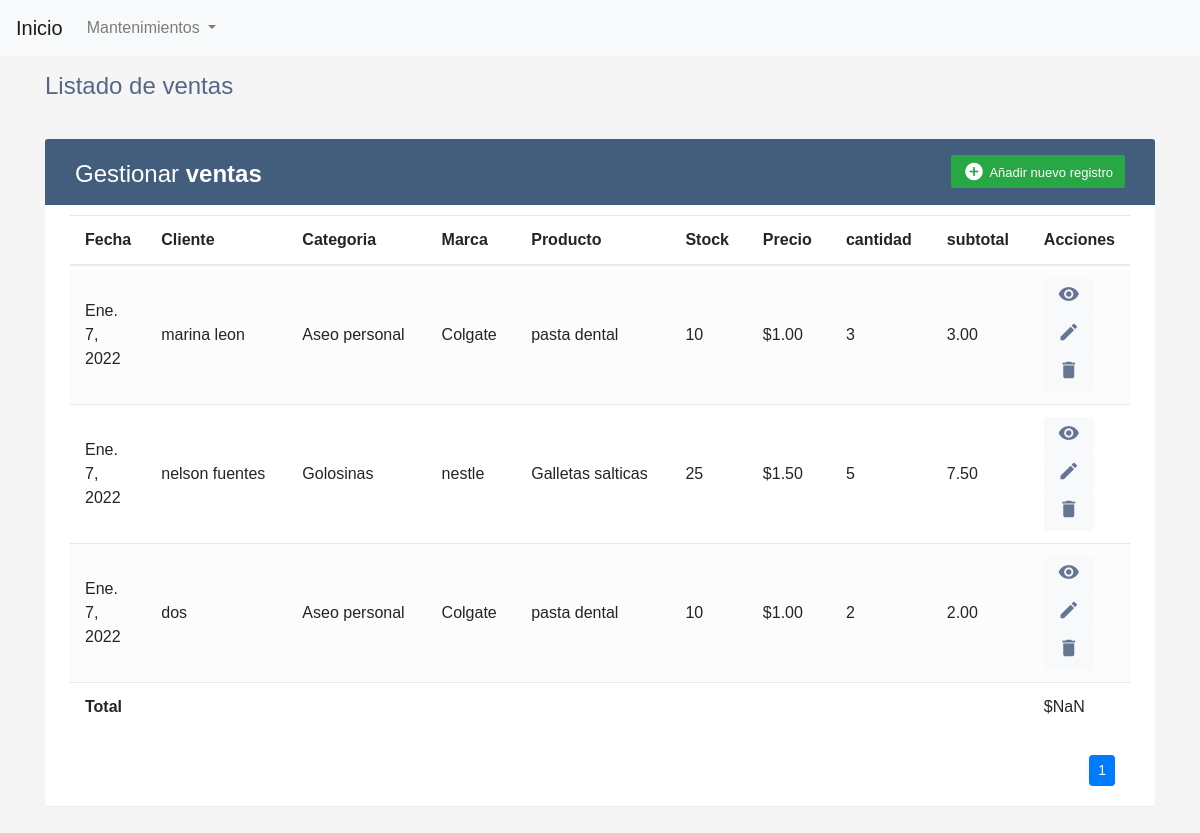
Page /venta/ on the committed database.
### venta/models.py (models this page shows, shortened)
class Venta(models.Model):
    fecha = models.DateField("Fecha de venta", auto_now=True, auto_now_add=False)
    cliente = models.CharField("Cliente", max_length=100)
    producto = models.ForeignKey(Producto, verbose_name=("Producto"), on_delete=models.PROTECT)
    cantidad = models.IntegerField(("Cantidad"))
    class Meta:
        verbose_name = ("Venta")
        verbose_name_plural = ("Ventas")
    def subtotal(self):
        subtotal = self.cantidad * self.producto.precio
        return subtotal

### producto/models.py (models this page shows)
class Producto(models.Model):
    producto = models.CharField(("Producto"), max_length=100, unique=True)
    categoria = models.ForeignKey(Categoria, verbose_name=("Categoria"), on_delete=models.PROTECT)
    marca = models.ForeignKey(Marca, verbose_name=("Marca"), on_delete=models.PROTECT)
    stock = models.IntegerField("Stock")
    precio = models.DecimalField(("Precio"), default="0", max_digits=5, decimal_places=2)
    class Meta:
        verbose_name = ("Producto")
        verbose_name_plural = ("Productos")
    def __str__(self):
        return self.producto

### categoria/models.py (models this page shows)
class Categoria(models.Model):
    categoria  = models.CharField("Categoria", max_length=100, unique=True, help_text="Ingrese una categoría")
    class Meta:
        verbose_name = 'Categoria'
        verbose_name_plural = 'Categorias'
    def __str__(self):
        return self.categoria

### marca/models.py (models this page shows)
class Marca(models.Model):
    marca  = models.CharField("Marca", max_length=100, unique=True, help_text="Ingrese una Marca")
    class Meta:
        verbose_name = 'Marca'
        verbose_name_plural = 'Marcas'
    def __str__(self):
        return self.marca

### venta/views.py (the view)
# urls.py: path('venta/', key.VentaListView.as_view(), name="venta_list") ,
class VentaListView(ListView):
    model = Venta
    template_name = "venta/venta_list.html"
    paginate_by = 10
    def get_context_data(self, **kwargs):
        context = super().get_context_data(**kwargs)
        context['titulo'] = "Listado de ventas"
        context['entidad'] = "ventas"
        return context

### template/venta/venta_list.html (shortened to what this page needs)
{% extends 'base.html' %}
{% block main %}
<div class="table-wrapper">
    <div class="table-title">
        <div class="row">
            <div class="col-sm-6">
                <h2>Gestionar <b>{{entidad}}</b></h2>
            </div>
            <div class="col-sm-6">
                <a href="{% url 'venta_create'%}" class="btn btn-success"><i class="material-icons">&#xE147;</i>
                    <span>Añadir nuevo registro</span></a>
            </div>
        </div>
    </div>
    <table class="table table-striped table-hover">
        <thead>
            <tr>
                <th>Fecha</th>
                <th>Cliente</th>
                <th>Categoria</th>
                <th>Marca</th>
                <th>Producto</th>
                <th>Stock</th>
                <th>Precio</th>
                <th>cantidad</th>
                <th>subtotal</th>
                <th>Acciones</th>
            </tr>
        </thead>
        <tbody>
            {% for dato in object_list %}
            <tr>
                <td>{{ dato.fecha }}</td>
                <td>{{ dato.cliente }}</td>
                <td>{{ dato.producto.categoria }}</td>
                <td>{{ dato.producto.marca }}</td>
                <td>{{ dato.producto }}</td>
                <td>{{ dato.producto.stock }}</td>
                <td> ${{ dato.producto.precio }}</td>
                <td>{{ dato.cantidad }}</td>
                <td>{{ dato.subtotal }}</td>
                <td>
                    <a class="btn btn-light btn-sm " onclick="abrirModalDetalle('{% url 'venta_detail' dato.id%}')">
                        <i class="material-icons">visibility</i>
                    </a>
                    <a class="btn btn-light btn-sm" href="{% url 'venta_update' dato.id%}">
                        <i class="material-icons" data-toggle="tooltip" title="Edit">&#xE254;</i>
                    </a>
                    <a class="btn btn-light btn-sm" onclick="abrirModalEliminar('{% url 'venta_delete' dato.id%}')">
                        <i class="material-icons" data-toggle="modal" data-target="#exampleModal"  title="Delete">&#xE872;</i>
                    </a>
                </td>
            </tr>
            {% endfor %}
            <tr>
                <th colspan="9">Total</th>
                <td id="totalVenta"> </td>
            </tr>
        </tbody>
    </table>
    <div class="clearfix">
        <div class="container-fluid">
            <ul class="pagination pagination-sm m-0 float-right">
                <nav aria-label="Page navigation example">
                    <ul class="pagination justify-content-center mt-2">
                         {% for i in page_obj.paginator.page_range %} {% if i == page_obj.number %}
                        <li class="page-item active">
                            <a class="page-link" href="#">{{ i }}</a>
                        </li>
                        {% else %}
                        <li class="page-item">
                            <a class="page-link" href="?page={{ i }}">{{ i }}</a>
                        </li>
                        {% endif %} {% endfor %}
                    </ul>
                </nav>
            </ul>
        </div>
    </div>
</div>
{% endblock main %}

### template/base.html (shortened to what this page needs)
<!DOCTYPE html>
<html lang="es">
{% load static %}
<head>
    <link rel="stylesheet" href="https://cdn.jsdelivr.net/npm/bootstrap@4.6.1/dist/css/bootstrap.min.css"
>
    <link rel="stylesheet" href="{% static 'css/style.css'%}">
</head>
<body>
    <nav class="navbar navbar-expand-lg navbar-light bg-light">
        <a class="navbar-brand" href="#">Inicio</a>
        <div class="collapse navbar-collapse" id="navbarSupportedContent">
            <ul class="navbar-nav mr-auto">
                <li class="nav-item dropdown">
                    <a class="nav-link dropdown-toggle" href="#" id="navbarDropdown" role="button"
                        data-toggle="dropdown" aria-expanded="false">
                        Mantenimientos
                    </a>
                </li>
            </ul>
        </div>
    </nav>
    <div class="container">
        <div class="mt-3">
            <h4>{{titulo}}</h4>
        </div>
        {% block main %}
        {% endblock main %}
    </div>
</body>
</html>

### static/css/style.css (style rules this page uses)
body { color: #566787; background: #f5f5f5; font-family: 'Varela Round', sans-serif; }
.table-wrapper { background: #fff; padding: 20px 25px; margin: 30px 0; border-radius: 3px; box-shadow: 0 1px 1px rgba(0,0,0,.05); }
.table-title { padding-bottom: 15px; background: #435d7d; color: #fff; padding: 16px 30px; margin: -20px -25px 10px; border-radius: 3px 3px 0 0; }
.table-title h2 { margin: 5px 0 0; font-size: 24px; }
.table-title .btn { color: #fff; float: right; font-size: 13px; border: none; min-width: 50px; border-radius: 2px; border: none; outline: none !important; margin-left: 10px; }
.table-title .btn i { float: left; font-size: 21px; margin-right: 5px; }
.table-title .btn span { float: left; margin-top: 2px; }
table.table tr th, table.table tr td { border-color: #e9e9e9; padding: 12px 15px; vertical-align: middle; }
table.table tr th:first-child { width: 60px; }
table.table tr th:last-child { width: 100px; }
table.table-striped tbody tr:nth-of-type(odd) { background-color: #fcfcfc; }
table.table td:last-child i { opacity: 0.9; font-size: 22px; margin: 0 5px; }
table.table td a { font-weight: bold; color: #566787; display: inline-block; text-decoration: none; outline: none !important; }
table.table td i { font-size: 19px; }

### rows in the picture
Venta: fecha "Ene. 7, 2022", cliente "marina leon", producto.categoria "Aseo personal", producto.marca "Colgate", producto "pasta dental", producto.stock "10", producto.precio "1.00", cantidad "3", subtotal "3.00"
Venta: fecha "Ene. 7, 2022", cliente "nelson fuentes", producto.categoria "Golosinas", producto.marca "nestle", producto "Galletas salticas", producto.stock "25", producto.precio "1.50", cantidad "5", subtotal "7.50"
Venta: fecha "Ene. 7, 2022", cliente "dos", producto.categoria "Aseo personal", producto.marca "Colgate", producto "pasta dental", producto.stock "10", producto.precio "1.00", cantidad "2", subtotal "2.00"

### other values in the picture
{{ titulo }} "Listado de ventas"
{{ entidad }} "ventas"
{{ i }} "1"
